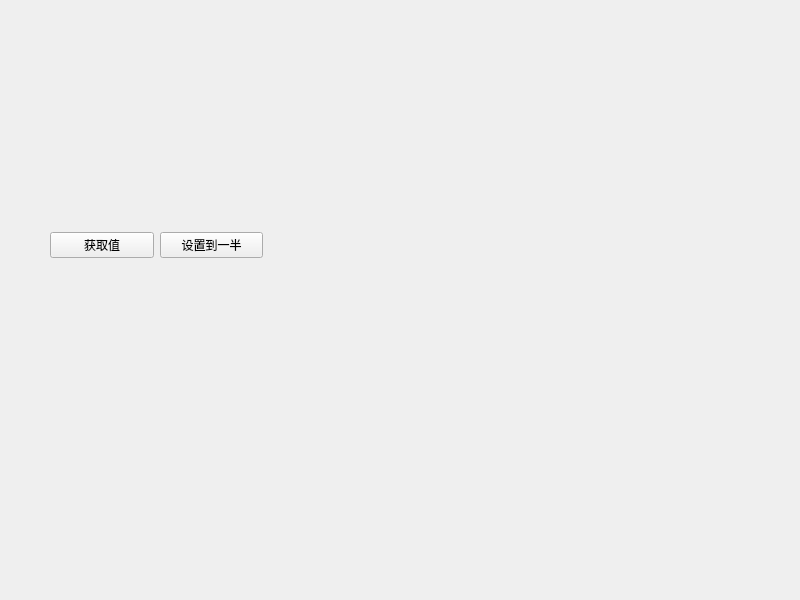
<?xml version="1.0" encoding="UTF-8"?>
<ui version="4.0">
 <class>Widget</class>
 <widget class="QWidget" name="Widget">
  <property name="geometry">
   <rect>
    <x>0</x>
    <y>0</y>
    <width>800</width>
    <height>600</height>
   </rect>
  </property>
  <property name="windowTitle">
   <string>Widget</string>
  </property>
  <widget class="SmallWidget" name="widget" native="true">
   <property name="geometry">
    <rect>
     <x>60</x>
     <y>50</y>
     <width>471</width>
     <height>101</height>
    </rect>
   </property>
  </widget>
  <widget class="QWidget" name="widget_2" native="true">
   <property name="geometry">
    <rect>
     <x>50</x>
     <y>220</y>
     <width>213</width>
     <height>50</height>
    </rect>
   </property>
   <layout class="QHBoxLayout" name="horizontalLayout">
    <item>
     <widget class="QPushButton" name="btnGetValue">
      <property name="text">
       <string>获取值</string>
      </property>
     </widget>
    </item>
    <item>
     <widget class="QPushButton" name="btnSetValue">
      <property name="text">
       <string>设置到一半</string>
      </property>
     </widget>
    </item>
   </layout>
  </widget>
 </widget>
 <customwidgets>
  <customwidget>
   <class>SmallWidget</class>
   <extends>QWidget</extends>
   <header location="global">smallwidget.h</header>
   <container>1</container>
  </customwidget>
 </customwidgets>
 <resources/>
 <connections/>
</ui>
